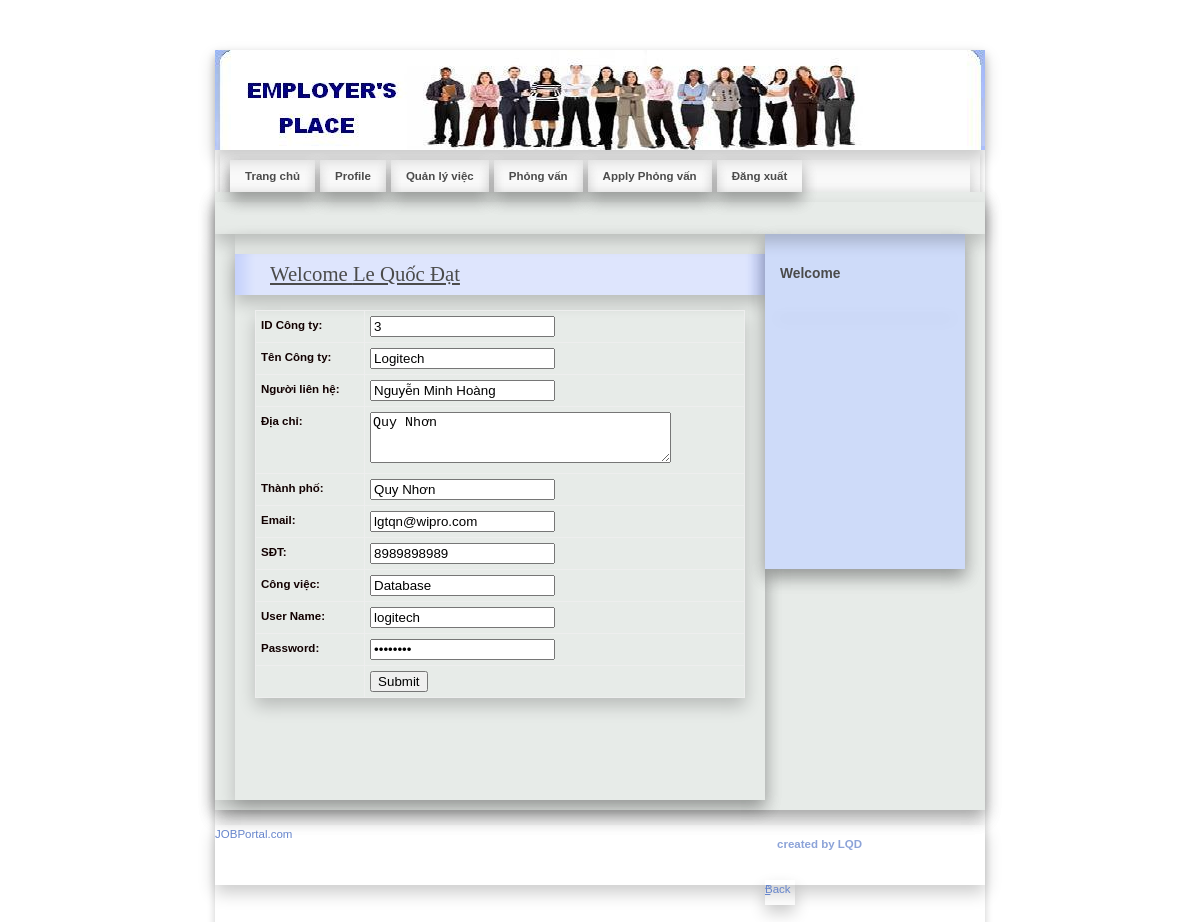
Screenshot of /Employer/EditProfile.php (signed in) with the database file from the repository.
### tables this page shows
CREATE TABLE `employer_reg` (
  `EmployerId` int(11) NOT NULL,
  `CompanyName` varchar(20) NOT NULL,
  `ContactPerson` varchar(20) NOT NULL,
  `Address` varchar(100) NOT NULL,
  `City` varchar(20) NOT NULL,
  `Email` varchar(40) NOT NULL,
  `Mobile` bigint(20) NOT NULL,
  `Area_Work` varchar(40) NOT NULL,
  `Status` varchar(10) NOT NULL,
  `UserName` varchar(20) NOT NULL,
  `Password` varchar(20) NOT NULL,
  `Question` varchar(100) NOT NULL,
  `Answer` varchar(50) NOT NULL
);

### Employer/EditProfile.php (the view, shortened to what this page needs)
<!DOCTYPE html PUBLIC "-//W3C//DTD XHTML 1.0 Strict//EN" "http://www.w3.org/TR/xhtml1/DTD/xhtml1-strict.dtd">
<html xmlns="http://www.w3.org/1999/xhtml" xml:lang="cs" lang="cs">
<head>
    <link rel="stylesheet" media="screen,projection" type="text/css" href="./css/main.css" />
    <link rel="stylesheet" media="print" type="text/css" href="./css/print.css" />
    <link rel="stylesheet" media="aural" type="text/css" href="./css/aural.css" />
    <link href="../SpryAssets/SpryValidationTextField.css" rel="stylesheet" type="text/css" />
    <link href="../SpryAssets/SpryValidationTextarea.css" rel="stylesheet" type="text/css" />
</head>
<body id="www-url-cz">
<div id="main" class="box">
<?php
include "Header.php"
?>
<?php
include "menu.php"
?>
    <div id="page" class="box">
    <div id="page-in" class="box">
        <div id="strip" class="box noprint">
            <p id="breadcrumbs">&nbsp;</p>
        </div>
        <div id="content">
            <div class="article">
                <h2><span><a href="#">Welcome <?php echo $_SESSION['Name'];?></a></span></h2>
               <?php
$ID=$_SESSION['ID'];
$con = mysqli_connect("localhost","root","","job");
mysqli_set_charset($con, 'UTF8');
$sql = "select * from Employer_Reg where EmployerId ='".$ID."'  ";
$result = mysqli_query($con,$sql);
$row = mysqli_fetch_array($result)
?>
<form method="post" action="UpdateProfile.php">
                <table width="100%" border="1" cellspacing="2" cellpadding="2">
                  <tr>
                    <td><strong>ID Công ty:</strong></td>
                    <td><span id="sprytextfield1">
                      <label>
                      <input name="txtId" type="text" id="txtId" value="<?php echo $row['EmployerId'];?>" />
                      </label>
                    <span class="textfieldRequiredMsg">A value is required.</span></span></td>
                  </tr>
                  <tr>
                    <td><strong>Tên Công ty:</strong></td>
                    <td><span id="sprytextfield2">
                      <label>
                      <input name="txtName" type="text" id="txtName" value="<?php echo $row['CompanyName'];?>" />
                      </label>
                    <span class="textfieldRequiredMsg">A value is required.</span></span></td>
                  </tr>
                  <tr>
                    <td><strong>Người liên hệ:</strong></td>
                    <td><span id="sprytextfield3">
                      <label>
                      <input name="txtContact" type="text" id="txtContact" value="<?php echo $row['ContactPerson'];?>" />
                      </label>
                    <span class="textfieldRequiredMsg">A value is required.</span></span></td>
                  </tr>
                  <tr>
                    <td><strong>Địa chỉ:</strong></td>
                    <td><span id="sprytextarea1">
                      <label>
                      <textarea name="txtAddress" id="txtAddress" cols="35" rows="3"><?php echo $row['Address'];?></textarea>
                      </label>
                    <span class="textareaRequiredMsg">A value is required.</span></span></td>
                  </tr>
                  <tr>
                    <td><strong>Thành phố:</strong></td>
                    <td><span id="sprytextfield4">
                      <label>
                      <input name="txtCity" type="text" id="txtCity" value="<?php echo $row['City'];?>" />
                      </label>
                    <span class="textfieldRequiredMsg">A value is required.</span></span></td>
                  </tr>
                  <tr>
                    <td><strong>Email:</strong></td>
                    <td><span id="sprytextfield5">
                      <label>
                      <input name="txtEmail" type="text" id="txtEmail" value="<?php echo $row['Email'];?>" />
                      </label>
                    <span class="textfieldRequiredMsg">A value is required.</span></span></td>
                  </tr>
                  <tr>
                    <td><strong>SĐT:</strong></td>
                    <td><span id="sprytextfield6">
                      <label>
                      <input name="txtMobile" type="text" id="txtMobile" value="<?php echo $row['Mobile'];?>" />
                      </label>
                    <span class="textfieldRequiredMsg">A value is required.</span></span></td>
                  </tr>
                  <tr>
                    <td><strong>Công việc:</strong></td>
                    <td><span id="sprytextfield7">
                      <label>
                      <input name="txtArea" type="text" id="txtArea" value="<?php echo $row['Area_Work'];?>" />
                      </label>
                    <span class="textfieldRequiredMsg">A value is required.</span></span></td>
                  </tr>
                  <tr>
                    <td><strong>User Name:</strong></td>
                    <td><span id="sprytextfield8">
                      <label>
                      <input name="txtUser" type="text" id="txtUser" value="<?php echo $row['UserName'];?>" />
                      </label>
                    <span class="textfieldRequiredMsg">A value is required.</span></span></td>
                  </tr>
                  <tr>
                    <td><strong>Password:</strong></td>
                    <td><span id="sprytextfield9">
                      <label>
                      <input name="txtPassword" type="password" id="txtPassword" value="<?php echo $row['Password'];?>" />
                      </label>
                    <span class="textfieldRequiredMsg">A value is required.</span></span></td>
                  </tr>
                  <tr>
                    <td>&nbsp;</td>
                    <td><label>
                      <input type="submit" name="button" id="button" value="Submit" />
                    </label></td>
                  </tr>
                </table>
</form>
              <p>&nbsp;</p>
                <p class="btn-more box noprint">&nbsp;</p>
          </div>
        </div>
<?php
include "right.php"
?>
    </div>
    </div>
<?php
include "footer.php"
?>
</div>
</body>
</html>

### JobSeeker/css/main.css (style rules this page uses)
* { min-height: 1px; }
body { border: 0; margin: 0; padding: 0; background: #ffffff; font: 72%/160% "verdana", sans-serif; color: #120101; _text-align: center; }
a { color: #4b4b4b; }
p { border: 0; margin: 15px 0; padding: 0; }
div { display: block; border: 0; margin: 0; padding: 0; box-shadow: 0 8px 16px 0 rgba(0, 0, 0, 0.2); }
h1, h2, h3, h4, h5 { border: 0; margin: 15px 0 10px 0; padding: 0; font-weight: bold; }
h2 { font-size: 180%; line-height: 100%; font-family: "georgia", serif; font-weight: normal; }
table { display: table; border-collapse: collapse; margin: 15px 0; padding: 0; border: 1px solid rgb(238, 95, 95); font-size: 100%; box-shadow: 0 8px 16px 0 rgba(0, 0, 0, 0.2); }
tr { display: table-row; }
th, td { display: table-cell; border: 1px solid rgb(238, 238, 238); margin: 0; padding: 5px; vertical-align: top; text-align: left; }
form { border: 0; margin: 0; padding: 0; }
a, img, span { border: 0; margin: 0; padding: 0; }
strong, .strong { font-weight: bold; }
.box { min-height: 1px; _height: 1px; }
.box:after { content: "."; display: block; line-height: 0px; font-size: 0px; visibility: hidden; clear: both; }
#main { width: 770px; margin: 50px auto 0 auto; _text-align: left; box-shadow: 0 4px 8px 0 rgba(0, 0, 0, 0.2); }
#page { width: 770px; min-height: 1px; background: #e7ebe8; _height: 1px; box-shadow: 0 8px 16px 0 rgba(0, 0, 0, 0.2); }
#page-in { min-height: 1px; padding: 10px 0; _height: 1px; box-shadow: 0 8px 16px 0 rgba(0, 0, 0, 0.2); }
#strip { position: relative; clear: both; padding: 3px 20px 10px 20px; color: #7a807c; }
#strip p { margin: 0; }
#strip #breadcrumbs { width: 520px; margin: 0; padding: 0; }
#content { float: left; width: 530px; _width: 550px; margin: 0; padding: 0 0 0 20px; }
#content .article { clear: both; margin: 0; padding: 20px; }
#content .article h2 { margin: 0 -20px; padding: 10px; background: #dee5fd url("../design/content_title_bg.gif") 0 0 repeat-y; color: #4b4b4b; box-shadow: 0 8px 16px 0 rgba(0, 0, 0, 0.2); }
#content .article h2 span { padding-left: 25px; }
#content .article p { text-align: justify; }
#content .btn-more { margin: 0 0 15px 0; padding: 0; border: 0; position: relative; }

### Employer/css/print.css (style rules this page uses)
body { border:0; margin:0; padding:0; font-size:12pt }
a { color:#000; text-decoration:none; }
h1, h2, h3 { page-break-after:avoid; page-break-inside:avoid; }
table { border-collapse: collapse; border-width:1px; border-style:solid; }
th, td { display:table-cell; border-width:1px; border-style:solid; }
.noprint { display:none; }

### Employer/css/aural.css (style rules this page uses)
body { voice-family:paul,male; volume:loud; speech-rate:slow; richness:90; stress:20; }
h1, h2, h3, h4, h5 { cue-before:url("ping.au"); }
p, table { pause:50ms; }
strong { pitch:medium; pitch-range:60; stress:90; richness:90; }

### rows the page displays
employer_reg: txtId "3", txtName "Logitech", txtContact "Nguyễn Minh Hoàng", txtAddress "Quy Nhơn", txtCity "Quy Nhơn", txtEmail "lgtqn@wipro.com", txtMobile "8989898989", txtArea "Database", txtUser "logitech"

### other values shown
$_SESSION['Name'] "Le Quốc Đạt"
